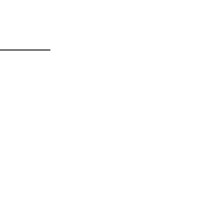
Frame 1 (no input)
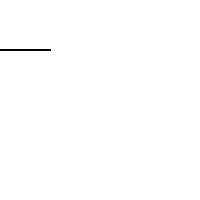
Frame 60 (no input)
Frame 120 (the mouse pressed at the canvas centre since frame 60): identical to frame 60, image omitted

The p5.js sketch that drew these frames (run headless with seeded random() and noise() and a simulated clock; from frame 60 on, the mouse is pressed at the canvas centre):

// p5.js sketch
// ── sketch.js
function setup() {
  // put setup code here
  createCanvas(200,200);
}

function draw() {
  // put drawing code here

  line(0,50, 50,50);
}
